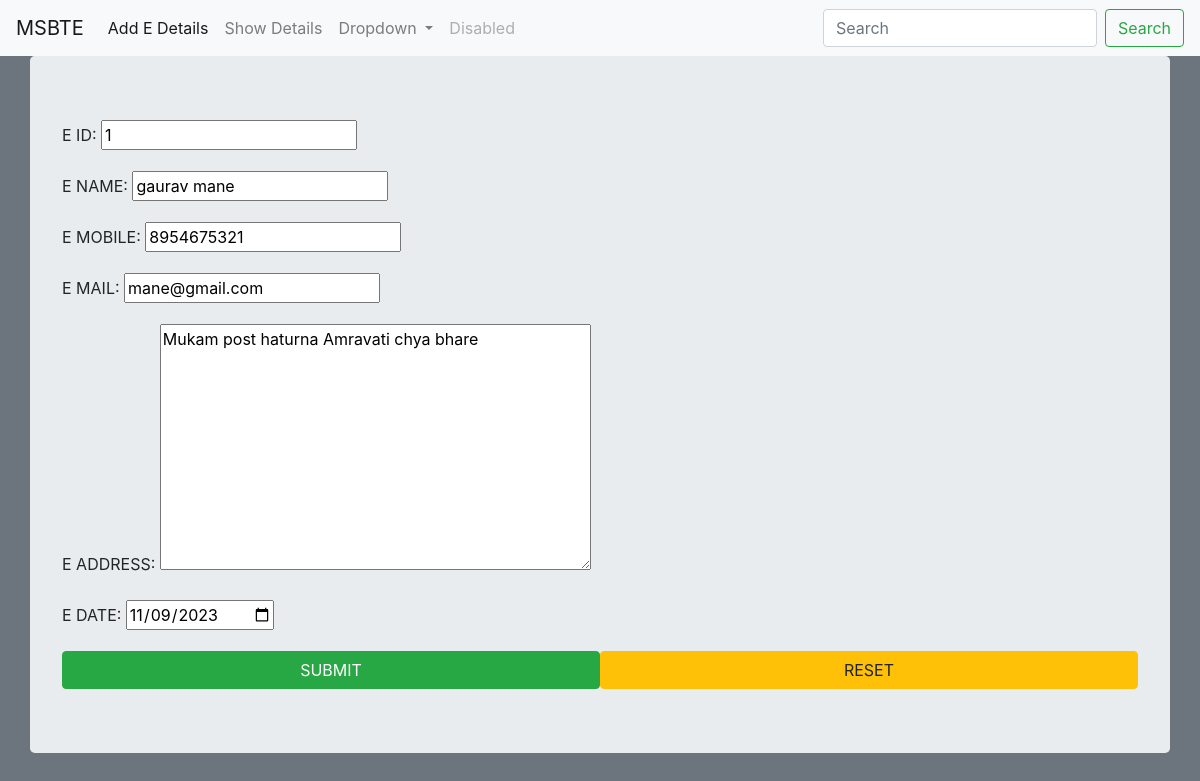
Page /a1/up/1/ on the committed database.
### CRUD_APP/models.py (models this page shows)
class Order(models.Model):
    eid = models.IntegerField()
    ename = models.CharField(max_length=50)
    emobile = models.CharField(max_length=12)
    email = models.EmailField()
    eaddress = models.CharField(max_length=200)
    edate = models.DateField()

### CRUD_APP/views.py (the view)
# urls.py: path('up/<int:upk>/', views.update_view, name='update_url'),
def update_view(request, upk):
    print(upk)
    obj = Order.objects.get(eid=upk)
    form = OrderForm(instance = obj)
    if request.method == 'POST':
        form = OrderForm(data=request.POST , instance = obj)
        if form.is_valid():
            form.save()
            return redirect('show_urls')
    template_name = 'CRUD_APP/add.html'
    context = {'form': form}
    return render(request,template_name,context)

### CRUD_APP/forms.py
class OrderForm(forms.ModelForm):
    class Meta:
        model = Order
        fields = '__all__'
        labels = {
            'eid':'E ID',
            'ename':'E NAME',
            'emobile':'E MOBILE',
            'email':'E MAIL',
            'eaddress':'E ADDRESS',
            'edate':'E DATE'
        }
        widgets = {
            'edate': forms.DateInput(attrs={'type':'date'}),
            'eaddress': forms.Textarea()
        }

### templates/CRUD_APP/add.html (shortened to what this page needs)
{% extends "layout.html" %}
{% load crispy_forms_tags %}
{% block content %}
<div class="container jumbotron">
  <form method="post">
    {{form.as_p}}
    <input type="submit" value="SUBMIT" class="btn btn-success col-6">
    <input type="reset" value="RESET" class="btn btn-warning col-6 float-right"
  </form>
  </div>
{% endblock %}

### rows in the picture
Order: eid "1", ename "gaurav mane", emobile "8954675321", email "mane@gmail.com", eaddress "Mukam post haturna Amravati chya bhare", edate "11/09/2023"
